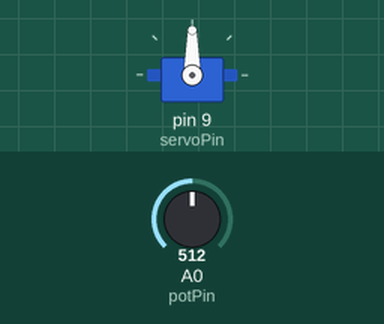
Simulated run of this sketch. Board: Arduino Uno, built with avr-gcc and run on an emulated ATmega328P. On the bench: servo. The test bench sets the inputs (shaded band); at power-on: A0 (potPin) = 512.

Above: at 1.2 s.
1.3 s: A0 (potPin) set to 716
At 1.7 s:
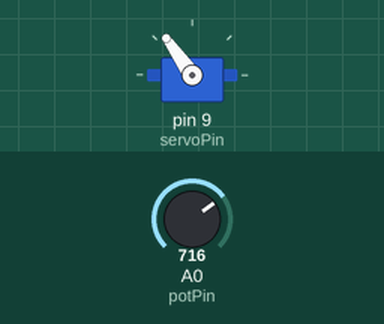
2.8 s: A0 (potPin) set to 900
At 3.8 s:
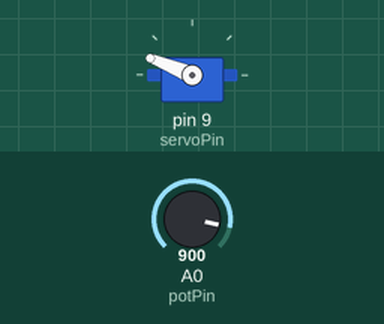
4.3 s: A0 (potPin) set to 1023
At 5.2 s:
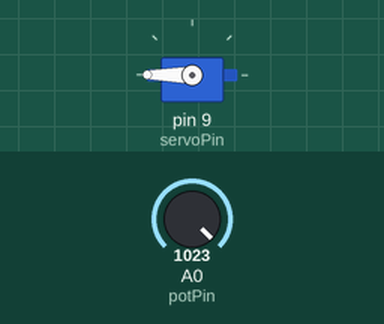
5.8 s: A0 (potPin) set to 306
At 7.0 s:
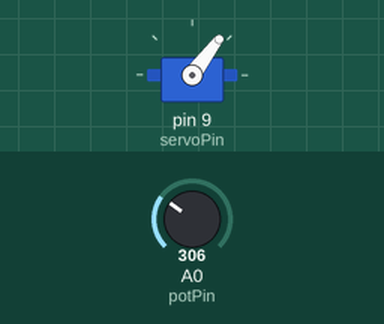
7.3 s: A0 (potPin) set to 122
At 8.7 s:
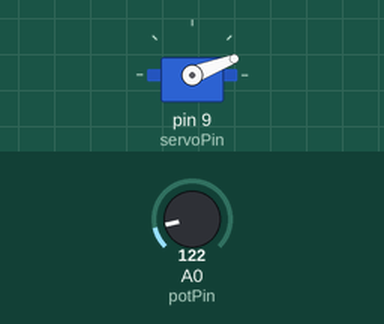
Timing chart, 0 to 9.8 s (numbered marks = the images above; inputs shaded):
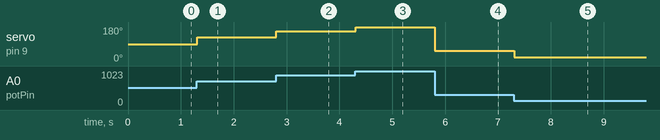

The sketch:

Knob.ino
```cpp
#include <VarSpeedServo.h>

VarSpeedServo myservo;

const int potPin = 0;
const int servoPin = 9;

int val;


void setup() {
    myservo.attach(servoPin);
}

void loop() {
    val = analogRead(potPin);
    val = map(val, 0, 1023, 0, 180);
    myservo.write(val);
    delay(15);
}
```

Measured:
- after the input at 1.3 s, servo on pin 9 (servoPin): 90° → 125° at once
- after the input at 2.8 s, servo on pin 9 (servoPin): 125° → 158° at once
- after the input at 4.3 s, servo on pin 9 (servoPin): 158° → 180° at once
- after the input at 5.8 s, servo on pin 9 (servoPin): 180° → 53° at once
- after the input at 7.3 s, servo on pin 9 (servoPin): 53° → 21° at once
